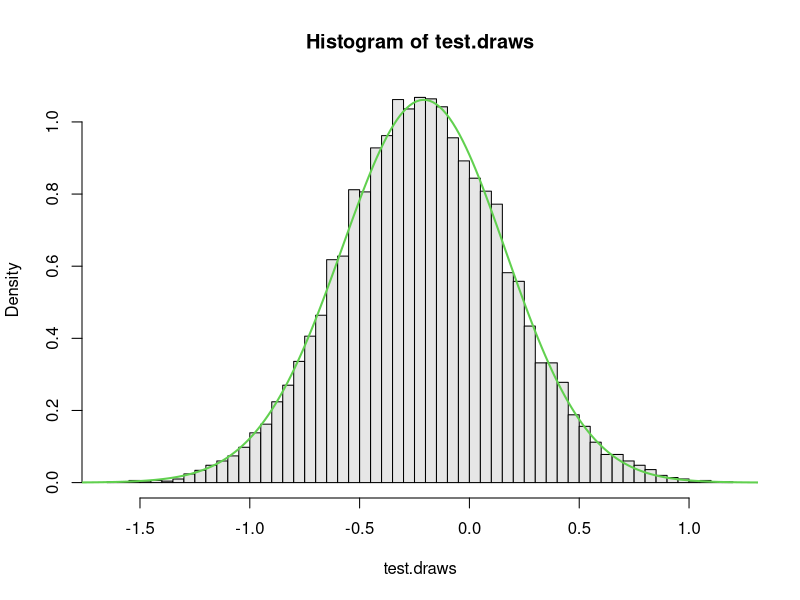
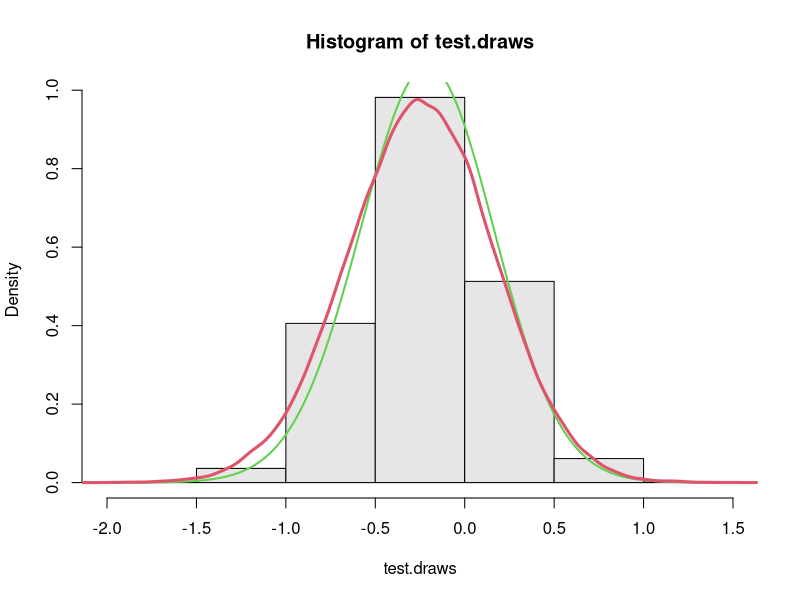
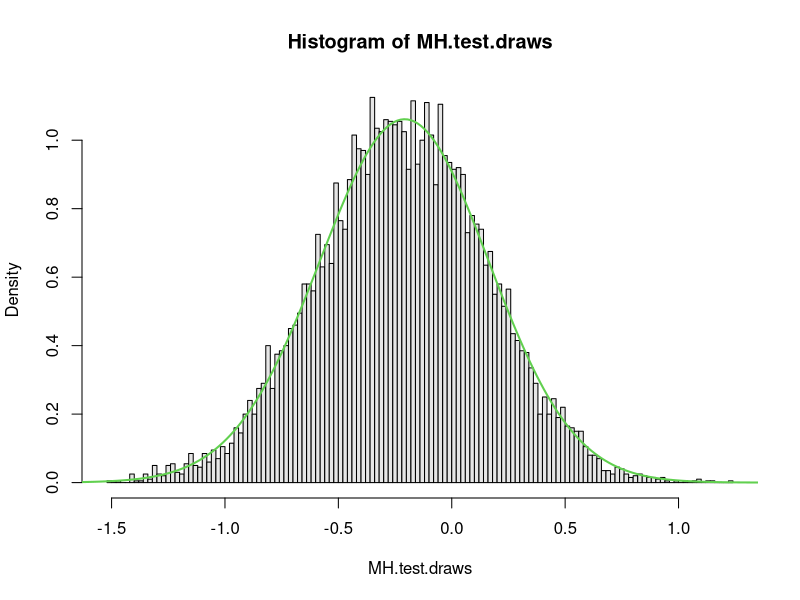
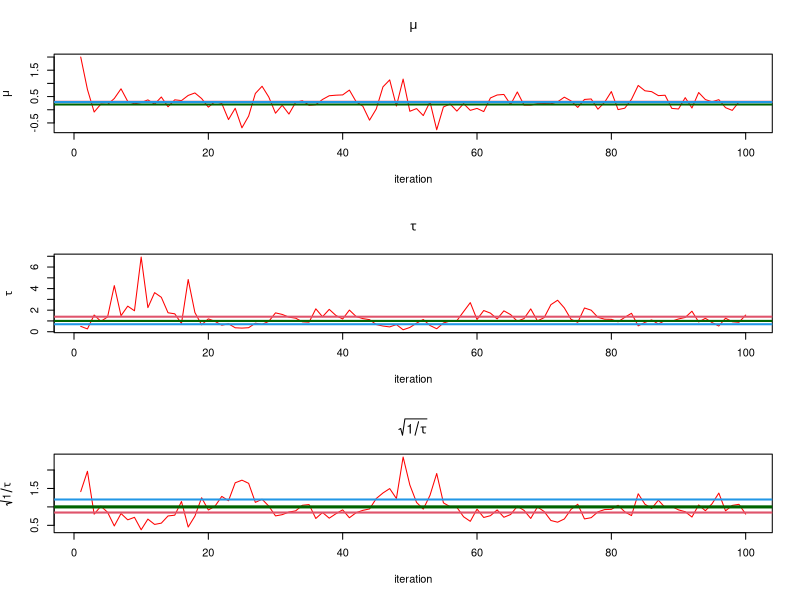

The R source for these figures, in order: (Note: this script raises an error after producing the figures.)

### From Section 4.3.4 in Link & Barker
### Updated Fall 2014  #####################

expit <- function(x) {exp(x)/(1+exp(x))}
logit <- function(x) { log(x/(1-x))}

# Generate data under the model  ##
set.seed(459)
n <- 10
m <- 25
phi.data <- rnorm(10, mean=0.2, sd=1)
y.data <- rbinom(10, size=m, prob=expit(phi.data))



##########################################################
## Write functions to sample from complete conditional ###
##  distributions                                      ###
##########################################################


## Complete conditional for precision of phi: phi ~ N(mu,prec=tau) where
##  p(tau) = Gamma(a.0, b.0)
draw.cc.tau <- function(mu, phi.vec, a.0, b.0, mu.0,k.0=1) {
                 n <- length(phi.vec)
                 a.gamma <- a.0 + ((n+1)/2)
                 b.gamma <- b.0 + ((1/2)*sum((phi.vec - mu)^2)) + ((k.0/2)*((mu - mu.0)^2))
                 rgamma(1, a.gamma, b.gamma)
                 }

draw.cc.tau(0,phi.data, a.0=0.001, b.0=0.001, mu.0=0)

## Complete conditional for mu: phi ~ N(mu,prec=tau), where
##  mu|tau ~ Normal(mu.0, prec=(K.0*tau)

draw.cc.mu <- function(tau, phi.vec, mu.0, K.0=1) {
                 n <- length(phi.vec)
                 cc.mean <- ((n/(n+K.0))*mean(phi.vec)) + ((K.0/(n+K.0))*mu.0)
                 cc.sd <- sqrt(1/(tau*(K.0+n)))
                 rnorm(1, cc.mean, cc.sd)
  }

draw.cc.mu(1.5,phi.data,mu.0=0, K.0=1)


## Complete conditional distribution for phi's

phi.cc <- function(phi.i, y.i, mu, tau) {
           (expit(phi.i)^(y.i))*((1-expit(phi.i))^(m-y.i))*exp((-tau/2)*((phi.i-mu)^2))
  }
phi.cc(phi.data[1], y.data[1], 0, 1)
log(phi.cc(phi.data[1], y.data[1], 0, 1))


log.phi.cc <- function(phi.i, y.i, mu, tau) {
               y.i*log(expit(phi.i)) + (m-y.i)*log(1-expit(phi.i)) - ((tau/2)*((phi.i-mu)^2))
           }
log.phi.cc(phi.data[1], y.data[1], 0, 1)

  ### Now what?  We can use Metropolis-Hastings or Rejection

 #### Let's try rejection sampling first  #####
 ## Let's use a Beta(y.i, m-y.i) distribution for logit(phi.i)=pi.i's
 ## This should make sense given form of the complete conditional
 ## ********************
 ## This function will allow us to actually control the number of samples
 ## we end up with using rejection sampling.  For each run of the function
 ## it will continue to propose values until one is accepted.

  reject.draw.cc.phi <- function(y.i, mu, tau) {
       keep <- 0
       n.propose <- 0
       while (keep==0) {
       pi.cand <- rbeta(1, y.i, (m-y.i))
       phi.cand <- logit(pi.cand)
       prob.accept <- exp((-tau/2)*((phi.cand-mu)^2))
       keep <- ifelse(runif(1)<prob.accept, 1, 0)
       n.propose <- n.propose + 1
       #print(n.reject)   
      }
      return(c(n.propose,phi.cand))    
     }

     

   ### Check it?  ####
    test.out <- t(replicate(10000, reject.draw.cc.phi(y.data[1], mu=0, tau=1)))
       #first column is the number of rejections BEFORE accepting one for each run through
       #second column is the actual values
    head(test.out)
    test.draws <- test.out[,2]
    sum(test.out[,1]-1)/sum(test.out[,1])  #prop. rejects = rejects/total proposals
    
    #find normalizing constant computationally using numerical integration
    ## We do not NEED to do this for this problem, but this is an example
    ## to refresh how we could get it for this complete conditional distribution
    ## and it allows us to easily check our Rejection and M-H algorithms
      phi.grid <- seq(-2,4,length=400)
      un.phi.dens <- apply(cbind(phi.grid), 1, phi.cc, y=y.data[1], mu=0, tau=1)
      step.size <- phi.grid[2] - phi.grid[1]
      nc <- sum(un.phi.dens*step.size)
      cc.phi.dens <- un.phi.dens/nc
      
       #Check rejection sampling
      hist(test.draws, nclass=100, freq=FALSE, col=gray(0.9)) #Rejection draws
       lines(phi.grid, cc.phi.dens, col=3, lwd=2)  #approx. density
       
       #compare to this histogram - Is this one effective?
      hist(test.draws, nclass=10, freq=FALSE, col=gray(0.9)) #Rejection draws
       lines(phi.grid, cc.phi.dens, col=3, lwd=2)  #approx. density
       
       #Compare to proposal distribution
       cand.draws <- logit(rbeta(100000, y.data[1], m-y.data[1]))
       lines(density(cand.draws),col=2,lwd=3)
       

 #### Now, let's try M-H  #####
 ## Let's use a Beta(y.i, m-y.i) distribution for logit(phi.i)=pi.i's
 ## This should make sense given form of the complete conditional
 ## 
    MH.draw.cc.phi <- function(phi.cur, y.i, mu, tau) {
     pi.cand <- rbeta(1,y.i, m-y.i)
     phi.cand <- logit(pi.cand)
     r <- exp((-tau/2)*(((phi.cand-mu)^2) - ((phi.cur-mu)^2))) #figured out analytically b/c lots of stuff cancels!
     ind.jump <- ifelse(runif(1)<r, 1, 0)
     phi.cur <- ifelse(ind.jump==1, phi.cand, phi.cur)
     return(c(phi.cur,ind.jump))
    }

   #check M-H  
     n.MH <- 10000
     MH.test.draws <- numeric(n.MH)
     MH.test.draws[1] <- logit(0.5)
     for (k in 2:n.MH) {
         MH.test.draws[k] <- MH.draw.cc.phi(MH.test.draws[k-1], y.i=y.data[1], mu=0, tau=1)[1]
       }
     hist(MH.test.draws, nclass=100, freq=FALSE, col=gray(0.9))
       lines(phi.grid, cc.phi.dens, col=3, lwd=2)  #looks pretty good!


#####################################################
### Now set up the actual Gibbs sampling algorithm ##
#####################################################

##1. Set values for hyperparameters
## More thought should be put into these in real life!
## Plot the priors and think about making them weakly
## informative. #****# SEE CODE AT END FOR PLAYING WITH PRIORS
a.0 <- 0.01
b.0 <- 0.01
K.0 <- 1
mu.0 <- 0


##2. Set up vectors and matrices to store results in
n.gibbs <- 100
mu.vec <- numeric(n.gibbs)
tau.vec <- numeric(n.gibbs)
phi.mat <- matrix(nrow=n.gibbs, ncol=length(y.data))
jump.vec <- numeric(n.gibbs-1)

##3. Set initial values
mu.vec[1] <- 2  #initial value for mu
tau.vec[1] <- 0.5  #initial value for tau
phi.mat[1,] <- rep(0,length(y.data)) #logit(0.5)=0

##4. NOW Set up the d steps for each iteration ##

for (t in 2:n.gibbs) {

 #(a) Update tau
 tau.vec[t] <- draw.cc.tau(mu.vec[t-1], phi.mat[t-1,], a.0=a.0, b.0=b.0, mu.0=mu.0)

 #(b) Update mu
 mu.vec[t] <- draw.cc.mu(tau.vec[t], phi.mat[t-1,], mu.0=mu.0, K.0=K.0)

 #(c) Update the vector of phi's

 ### Rejection sampling version  ###
  # for (j in 1:length(y.data)) {
      # phi.mat[t,j] <- reject.draw.cc.phi(y.data[j], mu=mu.vec[t], tau=tau.vec[t])[1]
    # }

 ### M-H version  ####
  for (j in 1:length(y.data)) {
    draw.and.jump <- MH.draw.cc.phi(phi.mat[t-1,j], y.i=y.data[j], mu=mu.vec[t], tau=tau.vec[t])
    phi.mat[t,j] <- draw.and.jump[1]
    jump.vec[t-1] <- draw.and.jump[2]
   }
  }

mean(jump.vec)
jump.vec[1:10]

par(mfrow=c(3,1))
plot(1:n.gibbs, mu.vec, type="n", main=expression(mu), ylab=expression(mu),  xlab="iteration")
  lines(1:n.gibbs, mu.vec, col="red")
    abline(h=0.2, lwd=2, col="darkgreen") #true mu
    abline(h=mean(mu.vec), lwd=2, col=2)  #posterior mean
    abline(h=mean(logit(y.data/m)), lwd=2, col=4) #logit of average of observed proportions

plot(1:n.gibbs, tau.vec, type="n", main=expression(tau), ylab=expression(tau),  xlab="iteration")
  lines(1:n.gibbs, tau.vec, col="red")
    abline(h=1, lwd=2, col="darkgreen") #true tau
    abline(h=mean(tau.vec), lwd=2, col=2)  #posterior mean
    abline(h=1/var(logit(y.data/m)), lwd=2, col=4)

#SD scale, instead of precision or variance
plot(1:n.gibbs, sqrt(1/tau.vec), type="n", main=expression(sqrt(1/tau)), ylab=expression(sqrt(1/tau)),  xlab="iteration")
  lines(1:n.gibbs, sqrt(1/tau.vec), col="red")
    abline(h=1, lwd=3, col="darkgreen") #true tau
    abline(h=sqrt(1/mean(tau.vec)), lwd=2, col=2)  #posterior mean
    abline(h=sd(logit(y.data/m)), lwd=2, col=4)  #observed sd in observed phi's


par(mfrow=c(5,2))
  for (j in 1:10){
    plot(1:n.gibbs, phi.mat[,j], type="l", main=bquote(phi[.(j)]), ylab=bquote(phi[.(j)]),  
          xlab="iteration", ylim=c(-3,3))
    abline(h=phi.data[j], lwd=1, col="darkgreen") #true phi
    abline(h=logit(y.data[j]/m), lwd=1, col="blue") #observed proportion   
}
par(mfrow=c(3,1))
for (j in 1:3){
  plot(1:n.gibbs, phi.mat[,j], type="l", main=bquote(phi[.(j)]), ylab=bquote(phi[.(j)]), 
       xlab="iteration", ylim=c(-3,3))
  abline(h=phi.data[j], lwd=1, col="darkgreen") #true phi
  abline(h=logit(y.data[j]/m), lwd=1, col="blue") #observed proportion   
}


burn.in <- 1:10
par(mfrow=c(1,2))
  hist(mu.vec[-burn.in], col=gray(0.85), nclass=100, freq=F, main="Posterior for mu", xlim=c(-1,2))
    abline(v=0.2, lwd=3, col="darkgreen") #true mu
    abline(v=mean(mu.vec[-burn.in]), lwd=3, col=2)  #posterior mean
    abline(v=mean(logit(y.data/m)), lwd=2, col=4) #logit of average of observed proportions
                                                  #like empirical phi.bar
    legend(0.5,4, legend=c("truth", "posterior mean", "empirical avg"), 
              col=c("darkgreen",2,4), lty=c(1,1,1), lwd=c(2,2,2), bty="n")

  hist(tau.vec[-burn.in], col=gray(0.85), nclass=100, freq=F, main="Posterior for tau")
    abline(v=1, lwd=2, col="darkgreen") #true tau
    abline(v=mean(tau.vec[-burn.in]), lwd=2, col=2)  #posterior mean
    abline(v=(1/var(logit(y.data/m))), lwd=2, col=4) #observed data summary



#dev.new()
par(mfrow=c(2,5))
  for (j in 1:10){
    hist(phi.mat[-burn.in,j], main=bquote(phi[.(j)]), ylab=bquote(phi[.(j)]),  
          xlab="iteration", xlim=c(-3,3), col=gray(0.9))
    abline(v=phi.data[j], lwd=1, col="darkgreen") #true phi
    abline(v=y.data[j]/m, lwd=1, col="blue") #observed proportion 
    abline(v=mean(phi.mat[-burn.in,j]), lwd=1, col=2) #observed proportion  
}

## Apply this function to a matrix where the number of columns=number of parameters
##  and number of rows in MCMC iterations
my.caterpillar <- function(mat) {
  n.p <- dim(mat)[2]
  post.mns <- apply(mat, 2, mean)
  q.out <- apply(mat, 2, function(x) quantile(x, c(0.005, 0.025, 0.25, 0.5, 0.75, 0.975, 0.995)))
  dev.new()
  plot(seq(min(q.out[1,])-0.5,max(q.out[7,])+0.5,length=n.p), 1:n.p, type="n", xlab=" ", ylab=" ",
        yaxt="n")
   segments(q.out[1,], 1:n.p, q.out[7,], 1:n.p, lwd=2, col=1)
   segments(q.out[2,], 1:n.p, q.out[6,], 1:n.p, lwd=3, col=1)
   segments(q.out[3,], 1:n.p, q.out[5,], 1:n.p, lwd=6, col=1)
   points(q.out[4,], 1:n.p, pch="|", cex=1.5, col=2)
   points(post.mns, 1:n.p, pch="|", cex=1, col=4)
  }


my.caterpillar(phi.mat)
 abline(v=0.2, lwd=1, col="darkgreen") #true mu
 abline(v=mean(mu.vec[-burn.in]), col="green", lwd=2) #posterior mean of mu
 points(logit(y.data/m), 1:length(y.data), pch="|", cex=2, col="orange")
 for (j in 1:10) {
   text(-3.5, j, labels=bquote(phi[.(j)]))
   }
 


###########################################
### Play around with hyperparameters  #####
##############################################

## Assuming variance of beta.0 is related to precision/variance on the logit(pi)'s
sig2 <- 1
tau <- 1/sig2
k0 <- 1
theta.0 <- 0
curve(dnorm(x,mean=theta.0, sd=sqrt(sig2/k0)), from=-5, to=5, lwd=2, col=2)
  curve(dnorm(x,mean=theta.0, sd=sqrt(sig2/10)), lwd=2, col=2, add=TRUE)
  curve(dnorm(x,mean=theta.0, sd=sqrt(sig2/0.1)), lwd=2, col=2, add=TRUE)
  curve(dnorm(x,mean=theta.0, sd=sqrt(10/k0)), lwd=2, col=3, add=TRUE)
  curve(dnorm(x,mean=theta.0, sd=sqrt(100/k0)), lwd=2, col=3, add=TRUE)

curve(dgamma(x,0.1,0.1), from=0, to=10, col=2, lwd=2, xlab=expression(tau))
curve(dgamma(x,1000,1000),from=0, to=10, col=2, lwd=2, xlab=expression(tau))

a <- 1  #0.1
b <- 1  #0.1
curve(dgamma(x,a,b), from=0, to=20, col=2, lwd=2)
tau_draws <- rgamma(1000, a, rate=b)
hist(tau_draws, col=gray(0.8), nclass=100, xlim=c(0,20), 
     freq=FALSE, xlab=expression(tau), main="Tau draws from Gamma")
curve(dgamma(x,a,rate=b), from=0, to=20, col=2, lwd=2,  add=TRUE)

sig2_draws <- 1/tau_draws
hist(sig2_draws, col=gray(0.8), nclass=100, 
     freq=FALSE, xlab=expression(sigma^2), main="Sigma2 draws from Inv-Gamma")
d.invgamma <- function(x,a,b) {
   (b^(a)/gamma(a))*x^(-(a+1))*exp(-b/x)
}
curve(d.invgamma(x,a,b), col=5, lwd=2, from=0, to=100, add=TRUE)

###########################################
### Write function evaluate p(y|pi) and p(y|phi) ###
### for different values of pi (or phi)  #####
##############################################

log.lik.fun.pi <- function(pie,y,m) {
                sum(dbinom(y, size=m, prob=pie, log=TRUE))
               }

log.lik.fun.pi(0.5,y.data, m=20)

log.lik.fun.phi <- function(phi,y,m) {
                pie <- expit(phi)
                sum(dbinom(y, size=m, prob=pie, log=TRUE))
               }

log.lik.fun.phi(logit(0.5),y.data, m=20)  #do they match?




